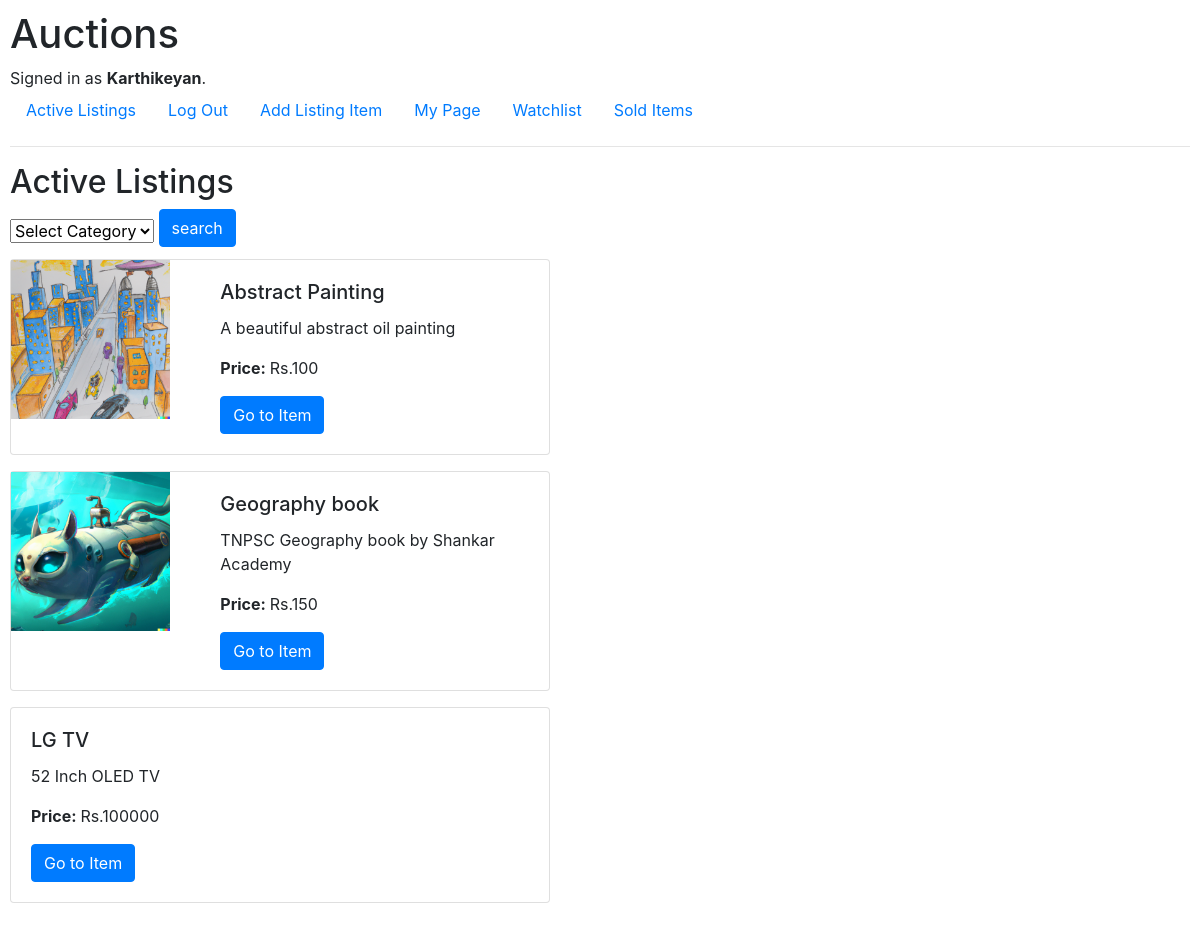
Page / (signed in) on the committed database.
### auctions/models.py (models this page shows, shortened)
class User(AbstractUser):
    pass

class listing(models.Model):
    title = models.CharField(max_length=20)
    description = models.CharField(max_length=64)
    price = models.IntegerField()
    category = models.ForeignKey(Category, blank=True, null=True, on_delete=models.CASCADE, related_name="item_type")
    image = models.ImageField(null=True, blank=True, upload_to='images/')
    posted_user = models.ForeignKey(User, related_name="posted_item", on_delete=models.CASCADE, null=True)
    isActive = models.BooleanField(default=True)
    watchlist = models.ManyToManyField(User, null=True, related_name="Watch_items", blank=True)

### auctions/views.py (the view)
# urls.py: path("", views.index, name="index"),
def index(request):
    if request.method == "POST":
        cat = request.POST["category"]
        c = Category.objects.get(category=cat)
        all_cat = Category.objects.all()
        items = listing.objects.filter(isActive=True, category=c)
        return render(request, 'auctions/index.html', {
            "items" : items,
            "cat" : all_cat
            })
    else:
        items = listing.objects.filter(isActive=True)
        cat = Category.objects.all()
        return render(request, "auctions/index.html", {
            "items" : items,
            "cat" : cat
        })

### auctions/models.py (called while the page is built)
    def __str__(self):
        return self.category

### auctions/templates/auctions/index.html (shortened to what this page needs)
{% extends "auctions/layout.html" %}
{% block body %}
    <h2>Active Listings</h2>
    <form return="{% url 'index'%}" method="post">
        <select name="category" class="form-select form-select-lg mb-3" aria-label=".form-select-lg example">
            <option selected>Select Category</option>
        </select>
        <button type="submit" class="btn btn-primary mb-2">search</button>
    </form>
    {% for item in items %}
        <div class="card mb-3" style="max-width: 540px;">
            <div class="row g-0">
                {% if item.image %}
                <div class="col-md-4">
                    <img src="{{item.image.url}}" class="img-fluid rounded-start">
                </div>
                {% endif %}
                <div class="col-md-8">
                    <div class="card-body">
                        <h5 class="card-title">{{item.title}}</h5>
                        <p class="card-text">{{item.description}}</p>
                        <p class="card-text"><strong>Price: </strong>Rs.{{item.price}}</p>
                        <a href="{% url 'list' item.title %}" method="post" class="btn btn-primary">Go to Item</a>
                    </div>
                </div>
            </div>
        </div>
        {% empty %}
        <hr>
            <h4> No items </h4>
        <hr>
        {% endfor %}
        {% endblock %}

### auctions/templates/auctions/layout.html (shortened to what this page needs)
{% load static %}
<!DOCTYPE html>
<html lang="en">
    <head>
        <link rel="stylesheet" href="https://stackpath.bootstrapcdn.com/bootstrap/4.4.1/css/bootstrap.min.css">
        <link href="{% static 'auctions/styles.css' %}" rel="stylesheet">
    </head>
    <body>
        <h1>Auctions</h1>
        <div>
            {% if user.is_authenticated %}
                Signed in as <strong>{{ user.username }}</strong>.
            {% else %}
                Not signed in.
            {% endif %}
        </div>
        <ul class="nav">
            <li class="nav-item">
                <a class="nav-link" href="{% url 'index' %}">Active Listings</a>
            </li>
            {% if user.is_authenticated %}
                <li class="nav-item">
                    <a class="nav-link" href="{% url 'logout' %}">Log Out</a>
                </li>
                <li class="nav-item">
                    <a class="nav-link" href="{% url 'new' %}">Add Listing Item</a>
                </li>
                <li class="nav-item">
                    <a class="nav-link" href="{% url 'mypage' %}">My Page</a>
                </li>
                <li class="nav-item">
                    <a class="nav-link" href="{% url 'watch' %}">Watchlist</a>
                </li>
            {% endif %}
            <li class="nav-item">
                <a class="nav-link" href="{% url 'solditems' %}">Sold Items</a>
            </li>
        </ul>
        <hr>
        {% block body %}
        {% endblock %}
    </body>
</html>

### auctions/static/auctions/styles.css (style rules this page uses)
body { padding: 10px; }

### rows in the picture
User: username "Karthikeyan"
listing: image (picture), title "Abstract Painting", description "A beautiful abstract oil painting", price "100"
listing: image (picture), title "Geography book", description "TNPSC Geography book by Shankar Academy", price "150"
listing: title "LG TV", description "52 Inch OLED TV", price "100000"
